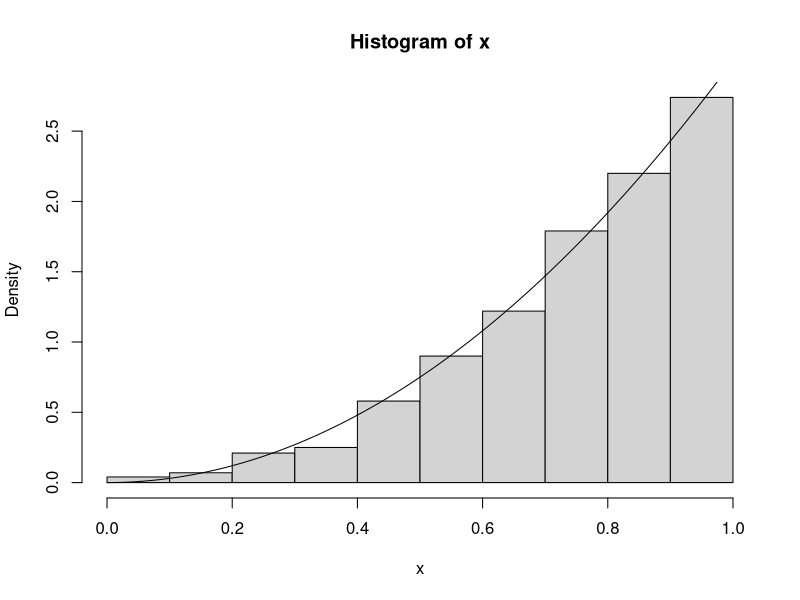
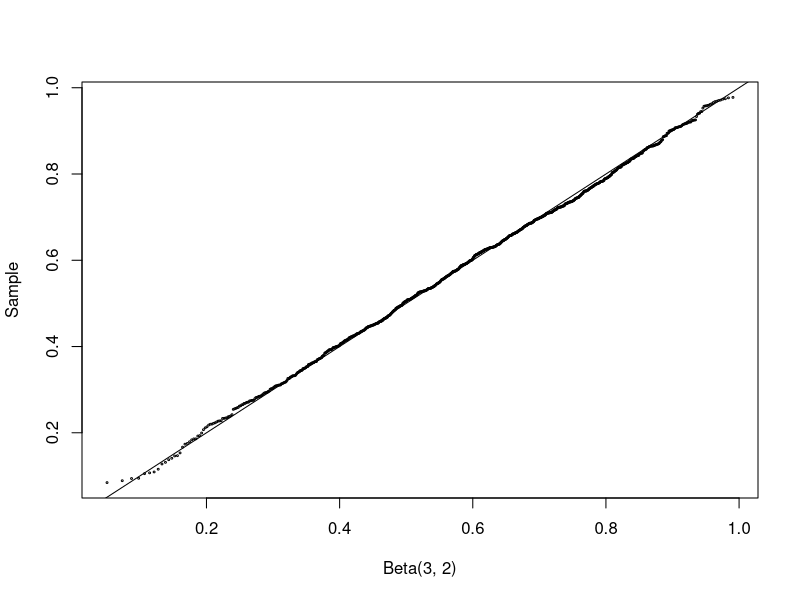
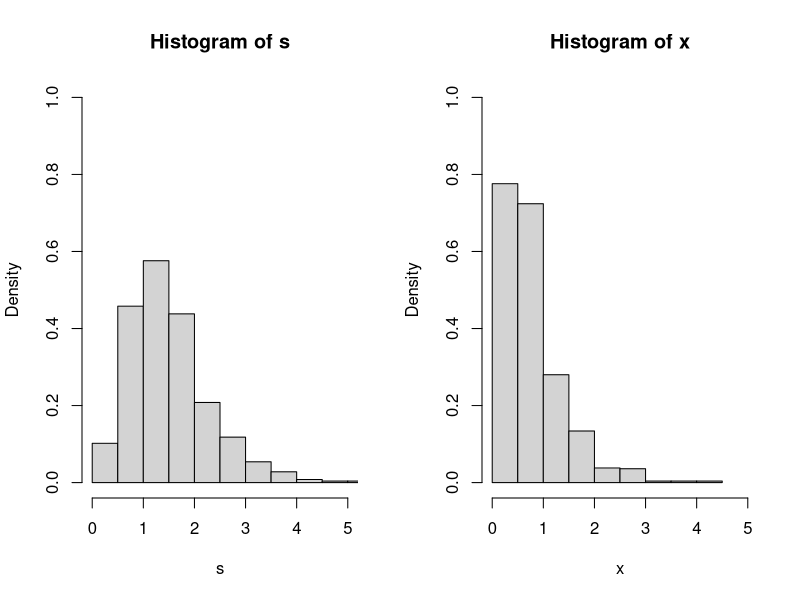
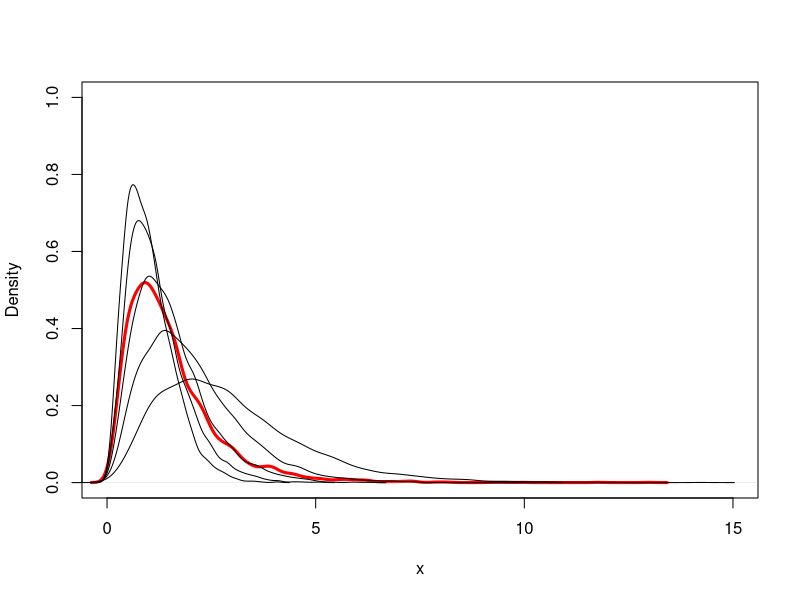
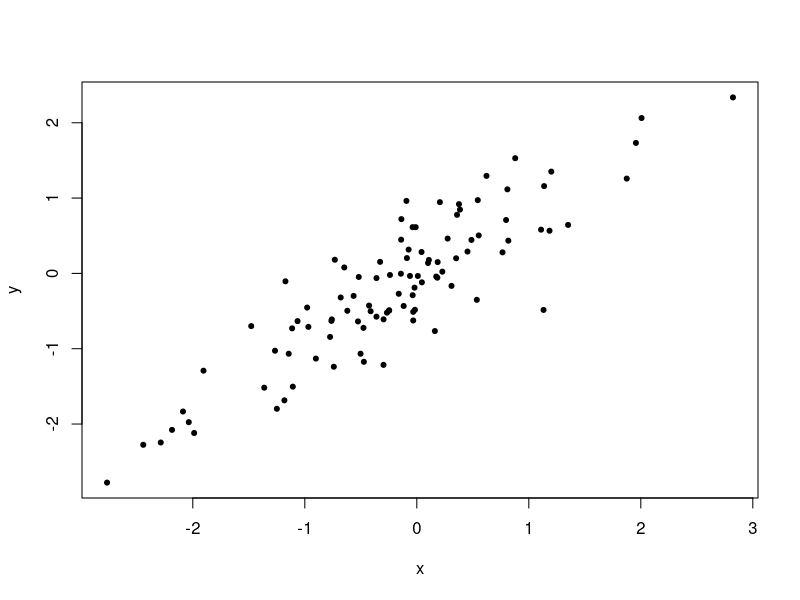

Generate these figures, in order, with R:
## ---- chunk 1
# toss some coins
sample(0:1,size = 10, replace = T)
#choose some lottery numbers
sample(1:100,size = 6, replace = FALSE)

## ---- chunk 2
#sample from a multinomial distribution
x <- sample(1:3, size = 100, replace=TRUE, 
            prob = c(0.2,0.3,.5))
table(x)
## ---- chunk 3
n <- 1000
u <- runif(n)
x <- u^(1/3)
hist(x, prob = TRUE) # density histogram of sample
y <- seq(0,1,.01)
lines(y,3*y^2) #density curve f(x)
## ---- chunk 4
n <- 1000; p <- 0.4; u <- runif(n)
x <- as.integer(u>0.6)  # (u > 0.6) is a logical vector
mean(x)
var(x)
## ---- chunk 5
n<- 10; p=0.6; rbinom(n, size <- 1, prob=p)
sample(c(0,1), size = n, replace = TRUE, prob = c(.6,.4))
## ---- chunk 6
n <- 100; p <- 0.25; u <- runif(n)
k <- ceiling(log(1-u) / log(1-p)) - 1
## ---- chunk 7
n <- 1000
k <- 0 #counter for accepted
j <- 0 #iterations
y <- numeric(n)
while (k < n) {
u <- runif(1)
j <- j + 1
x <- runif(1) #random variate from g
if (x * (1-x) > u) {
#we accept x
k <- k + 1
y[k] <- x}
}
j
## ---- chunk 8
#compare empirical and theoretical percentiles
p <- seq(.1, .8, .1)
Qhat <- quantile(y, p) #quantiles of sample
Q <- qbeta(p, 2, 2) #theoretical quantiles
se <- sqrt(p * (1-p) / (n * dbeta(Q, 2, 2)^2)) 
round(rbind(Qhat, Q, se), 3) #n=1000
## ---- chunk 9
n <- 10000
k <- 0 #counter for accepted
j <- 0 #iterations
y <- numeric(n)
while (k < n) {
u <- runif(1)
j <- j + 1
x <- runif(1) #random variate from g
if (x * (1-x) > u) {
#we accept x
k <- k + 1
y[k] <- x
}
}
p <- seq(.1, .8, .1)
Qhat <- quantile(y, p) #quantiles of sample
Q <- qbeta(p, 2, 2) #theoretical quantiles
se <- sqrt(p * (1-p) / (n * dbeta(Q, 2, 2)^2))
## ---- chunk 10
round(rbind(Qhat, Q, se), 3) #n=10000
## ---- chunk 11
n <- 1000; a <- 3; b <- 2
u <- rgamma(n, shape=a, rate=1)
v <- rgamma(n, shape=b, rate=1)
x <- u / (u + v)
q <- qbeta(ppoints(n), a, b)
qqplot(q, x, cex=0.25, xlab="Beta(3, 2)", ylab="Sample")
abline(0, 1)
## ---- chunk 12
n <- 1000; theta <- 0.5
u <- runif(n) #generate logarithmic sample
v <- runif(n)
x <- floor(1 + log(v) / log(1 - (1 - theta)^u))
k <- 1:max(x) #calc. logarithmic probs.
p <- -1 / log(1 - theta) * theta^k / k #density of logm
se <- sqrt(p*(1-p)/n)
p.hat <- tabulate(x)/n
print(round(rbind(p.hat, p, se), 3))
## ---- chunk 13
n <- 1000
nu <- 2
X <- matrix(rnorm(n*nu), n, nu)^2 #matrix of sq. normals
#sum the squared normals across each row: method 1
y <- rowSums(X)
#method 2
y <- apply(X, MARGIN=1, FUN=sum) #a vector length n
mean(y)  # mean is nu
var(y)   # var is 2*nu
## ---- chunk 14
n <- 1000
x1 <- rgamma(n, 2, 2)
x2 <- rgamma(n, 2, 4)
s <- x1 + x2 #the convolution
u <- runif(n)
k <- as.integer(u > 0.5) #vector of 0's and 1's
x <- k * x1 + (1-k) * x2 #the mixture
## ---- chunk 15
par(mfcol=c(1,2)) #two graphs per page
hist(s, prob=TRUE, xlim=c(0,5), ylim=c(0,1))
hist(x, prob=TRUE, xlim=c(0,5), ylim=c(0,1))
par(mfcol=c(1,1)) #restore display
## ---- chunk 16
n <- 5000
p <- c(.1,.2,.2,.3,.2)
lambda <- c(1,1.5,2,2.5,3)
k <- sample(1:5, size=n, replace=TRUE, prob=p)
rate <- lambda[k]
x <- rgamma(n, shape=3, rate=rate)
plot(density(x), xlim=c(0,15), ylim=c(0,1),
lwd=3, xlab="x", main="", col="red")
for (i in 1:5) lines(density(rgamma(n, 3, lambda[i])))
## ---- chunk 17
library(MASS)
mu <- c(0,0)
Sigma <- matrix(c(1,0.9,.9,1),2,2)
x <- mvrnorm(n = 100, mu, Sigma)
colMeans(x)
cov(x)
## ---- chunk 18
plot(x, xlab = "x", ylab = "y", pch = 20)
